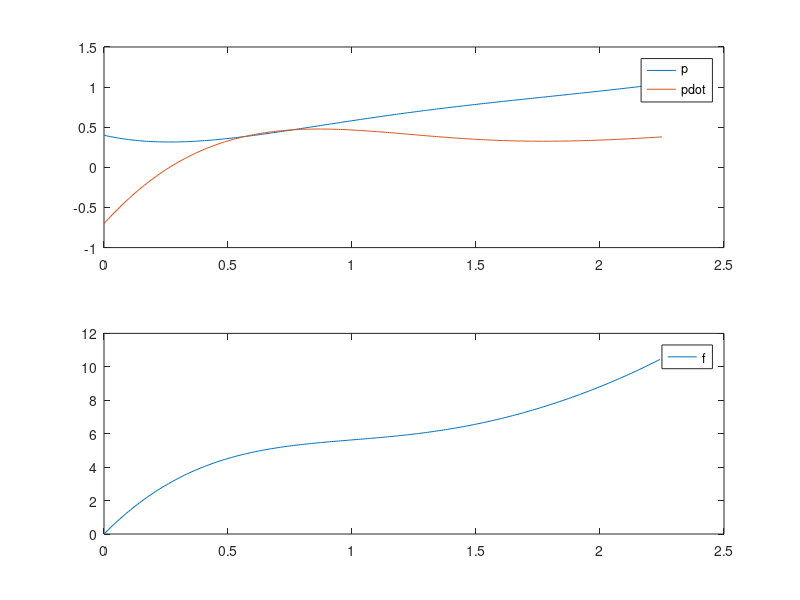

This figure's MATLAB source:
function startercode005549
[T,X,U,XFORDISPLAY] = RunSimulation;
PlotResults(T,X,U);
p = mat2str(XFORDISPLAY(1),8)
pdot = mat2str(XFORDISPLAY(2),8)
end

function [actuators,data] = initControlSystem(sensors,references,parameters,data)
%%%%%%%%%%%%%%%%%%
% MODIFY
data.A = [0, 1; -3, -7];
data.B = [0; 1];
data.C = [0, 1];
data.xhat = [0;0];
data.u = 0;

pcon = [-1, -0.5];
pobs = [-2, -1];

data.K = acker(data.A, data.B, pcon);
data.L = acker(data.A', data.C', pobs)';
%
%%%%%%%%%%%%%%%%%%
[actuators,data] = runControlSystem(sensors,references,parameters,data);
end

function [actuators,data] = runControlSystem(sensors,references,parameters,data)
%%%%%%%%%%%%%%%%%%
% MODIFY
pE = 0;
fE = 3*pE + 4*pE^3;
u = -data.K*data.xhat;
y = sensors.pdot;
data.xhat = data.xhat + (data.A*data.xhat + data.B*u - data.L*(data.C*data.xhat - y)) * parameters.tStep;
actuators.f = u + fE;
%
%%%%%%%%%%%%%%%%%%
end

function [T,X,U,XFORDISPLAY] = RunSimulation
[t,x,tStep,nSteps,nStepsForDisplay] = InitSimulation;
T = t;
X = x;
U = [];
controller.init = @initControlSystem;
controller.run = @runControlSystem;
controller.sensors = GetSensors(t,x);
controller.references = struct;
controller.parameters = struct('tStep',tStep);
controller.data = struct;
[controller.actuators,controller.data] = ...
    controller.init(controller.sensors, ...
                    controller.references, ...
                    controller.parameters, ...
                    controller.data);
for iStep = 1:nSteps
    u = GetInput(controller.actuators);
    [t,x] = ode45(@(t,x) GetXDot(t,x,u),[t t+tStep],x);
    t = t(end);
    x = x(end,:)';
    controller.sensors = GetSensors(t,x);
    [controller.actuators,controller.data] = ...
    controller.run(controller.sensors, ...
                    controller.references, ...
                    controller.parameters, ...
                    controller.data);
    T = [T t];
    X = [X x];
    U = [U u];
    if iStep==nStepsForDisplay
        XFORDISPLAY = x;
    end
end
end

function [t,x,tStep,nSteps,nStepsForDisplay] = InitSimulation
t = 0;
x = [0.40; -0.70];
tStep = 0.009;
nStepsForDisplay = 25;
nSteps = 250;
end

function u = GetInput(actuators)
u = actuators.f;
end

function sensors = GetSensors(t,x)
sensors.t = t;
sensors.pdot = x(2);
end

function xdot = GetXDot(t,x,u)
xdot = [x(2); (1/1)*(-(7*x(2)+3*x(1)+4*x(1)^3)+u(1))];
end

function PlotResults(T,X,U)
clf;
subplot(2,1,1);
plot(T,X);
legend('p','pdot');
subplot(2,1,2);
plot(T(1:end-1),U);
legend('f');
end
